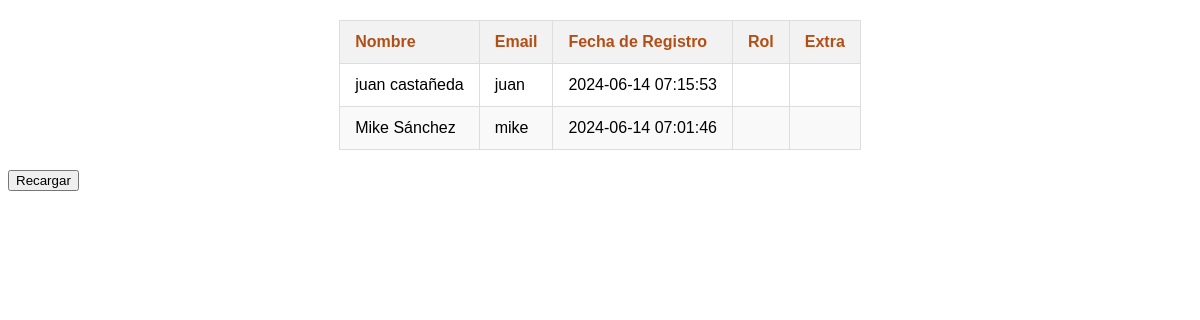
Page /view/adm/seguimiento_usuarios.php on the earlier database version.
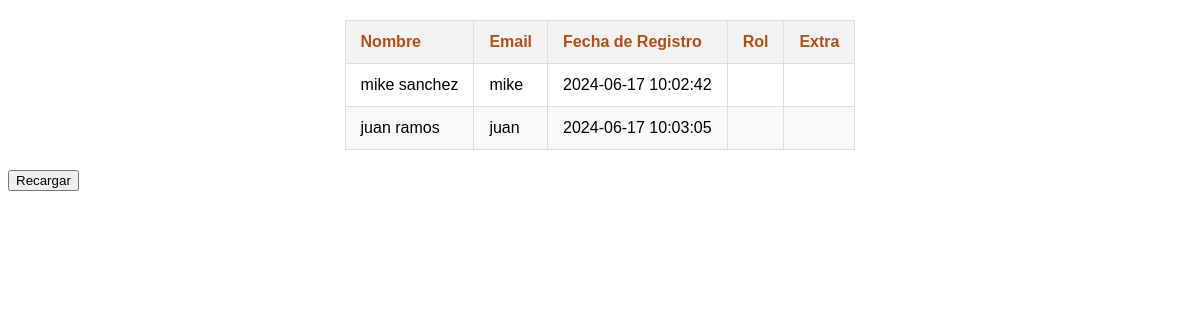
Same page on the later database version.
### tables this page shows
CREATE TABLE `tb_usuarios` (
  `id` int(11) NOT NULL,
  `nombre` varchar(60) NOT NULL,
  `apellido` varchar(60) NOT NULL,
  `email` varchar(260) NOT NULL,
  `pasword` varchar(100) NOT NULL,
  `fecha_registro` varchar(50) NOT NULL,
  `cater_user` varchar(10) NOT NULL,
  PRIMARY KEY (`id`)
);

### metodos/modelo.php (called while the page is built, shortened)
<?php
class Model {
    public static function sqlCraerIdUsuario($des){
        include("bd-conect/inclucion-bd.php");
        if( $des == 2) $dato = "*";
        $sql = "select $dato from tb_usuarios ";
        return $resulatdo = $conexion->query($sql);
    }
}

### metodos/clas-admin.php (the view, shortened to what this page needs)
<?php
class Admin {
    public static function verUsuarios() {
        include_once("modelo.php");
        $salida = '<table class="user-table">';
        $salida .= '<thead>';
        $salida .= '<tr>';
        $salida .= '<th>Nombre</th>';
        $salida .= '<th>Email</th>';
        $salida .= '<th>Fecha de Registro</th>';
        $salida .= '<th>Rol</th>';
        $salida .= '<th>Extra</th>';
        $salida .= '</tr>';
        $salida .= '</thead>';
        $salida .= '<tbody>';
        $consulta = Model::sqlCraerIdUsuario(2);
        while($fila = $consulta->fetch_array()) {
            $salida .= '<tr>';
            $salida .= '<td>' . htmlspecialchars($fila[1]) . ' ' . htmlspecialchars($fila[2]) . '</td>';
            $salida .= '<td>' . htmlspecialchars($fila[3]) . '</td>';
            $salida .= '<td>' . htmlspecialchars($fila[5]) . '</td>';
            $salida .= '<td>';
            $salida .= '</td>';
            $salida .= '<td>' . htmlspecialchars($fila[7]) . '</td>';
            $salida .= '</tr>';
        }
        $salida .= '</tbody>';
        $salida .= '</table>';
        return $salida;
    }
}

Differences in the rows shown:
changed tb_usuarios "mike": nombre "Mike" → "mike"; apellido "Sánchez" → "sanchez"; fecha_registro "2024-06-14 07:01:46" → "2024-06-17 10:02:42"; moves up the list
changed tb_usuarios "juan": apellido "castañeda" → "ramos"; fecha_registro "2024-06-14 07:15:53" → "2024-06-17 10:03:05"
